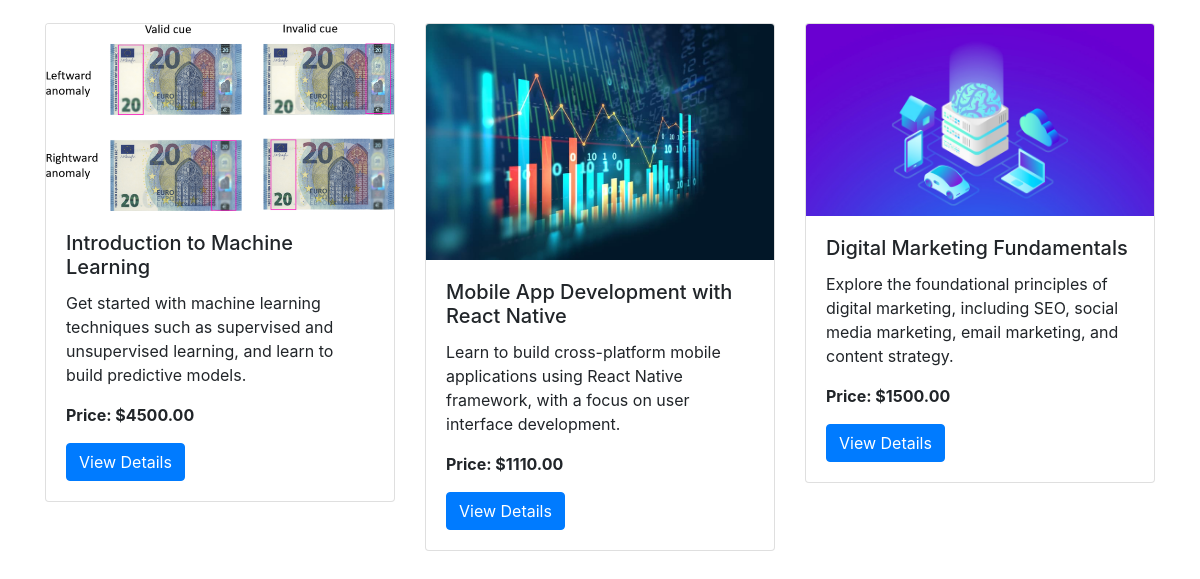
Before: / (lower part) with the older database file.
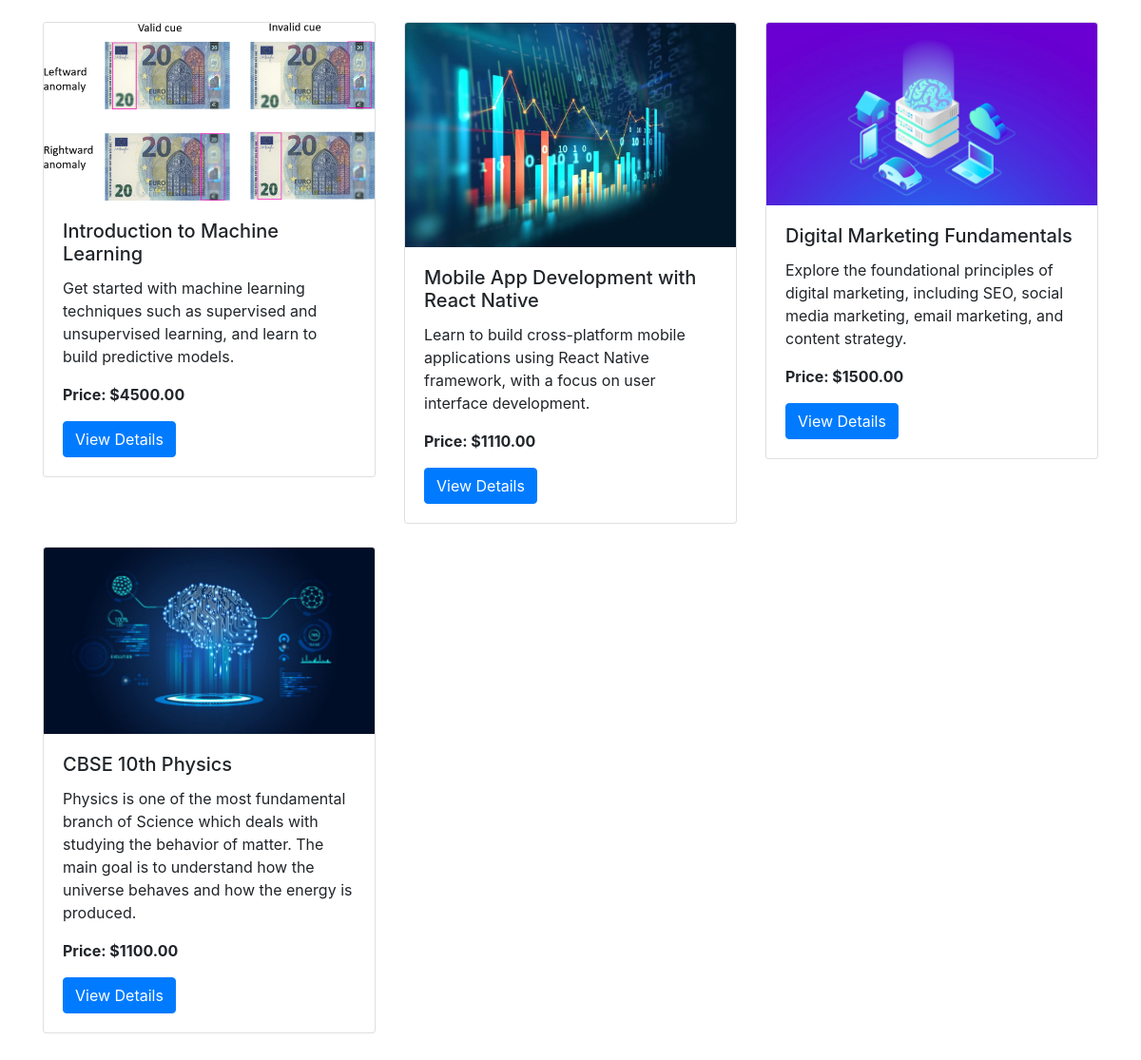
After: the same page with the newer database file.
### app/models.py (models this page shows, shortened)
class Course(models.Model):
    TECH_COURSE = 'Tech Courses'
    CBSE_COURSE = 'CBSE Courses'
    CATEGORY_CHOICES = [
        (TECH_COURSE, 'Tech Courses'),
        (CBSE_COURSE, 'CBSE Courses'),
    ]
    title = models.CharField(max_length=100)
    description = models.TextField()
    price = models.DecimalField(max_digits=8, decimal_places=2)
    category = models.CharField(max_length=100, choices=CATEGORY_CHOICES, default=TECH_COURSE)
    grade = models.CharField(max_length=10, blank=True, null=True)
    image = models.ImageField(upload_to='staticfiles/course_images/', null=True, blank=True)
    demo_video = models.FileField(upload_to='staticfiles/demo_videos/', null=True, blank=True)
    course_video = models.FileField(upload_to='staticfiles/course_videos/', null=True, blank=True)

### app/views.py (the view)
# urls.py: path('', views.course_catalog, name='course_catalog'),
def course_catalog(request):
    courses = Course.objects.all()
    return render(request, 'course_catalog.html', {'courses': courses})

### app/templates/course_catalog.html (shortened to what this page needs)
<!DOCTYPE html>
<html lang="en">
<head>
    <link rel="stylesheet" href="https://stackpath.bootstrapcdn.com/bootstrap/4.5.2/css/bootstrap.min.css">
</head>
<body>
<div class="container mt-5">
    <div class="row" id="courseList">
        {% for course in courses %}
        <div class="col-md-4 mb-4">
            <div class="card">
                <img src="{{ course.image.url }}" class="card-img-top" alt="{{ course.title }}">
                <div class="card-body">
                    <h5 class="card-title">{{ course.title }}</h5>
                    <p class="card-text">{{ course.description }}</p>
                    <p class="card-text"><strong>Price: ${{ course.price }}</strong></p>
                    <a href="{% url 'view_course_details' course.id %}" class="btn btn-primary">View Details</a>
                </div>
            </div>
        </div>
        {% endfor %}
    </div>
<br>
    <br>
    <br>
    <br>
    <br>
    <br>
</div>
</body>
</html>

Changed rows visible on the page:
added Course: image (picture), title "CBSE 10th Physics", description "Physics is one of the most fundamental branch of Science which deals with studying the behavior of matter. The main goal is to understand how the universe behaves and how the energy is produced.", price "1100.00"
